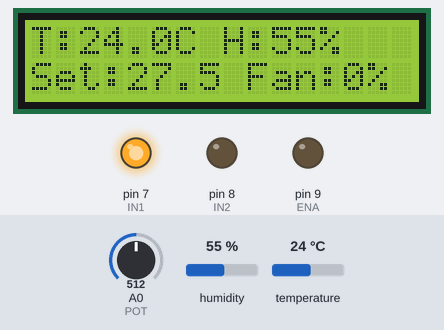
Simulated run of this sketch. Board: Arduino Uno, built with avr-gcc and run on an emulated ATmega328P. On the bench: 16×2 character LCD, output pins drawn as LEDs (lit = HIGH). Inputs (shaded band) come from the test bench; at power-on: temperature 24 °C, A0 (POT) = 512, humidity 55 %.

Above: at 1.2 s.
1.3 s: temperature set to 26 °C
At 2.5 s:
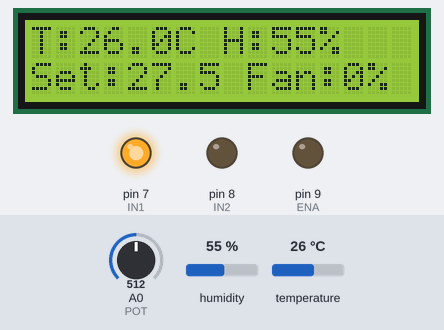
4.1 s: temperature set to 28 °C
At 4.9 s:
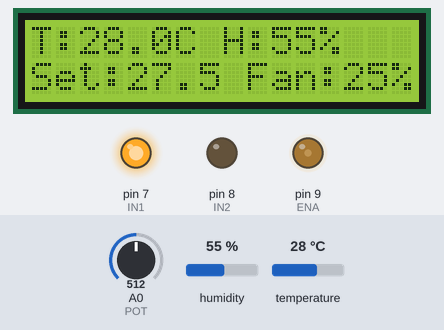
6.9 s: A0 (POT) set to 306
At 9.5 s:
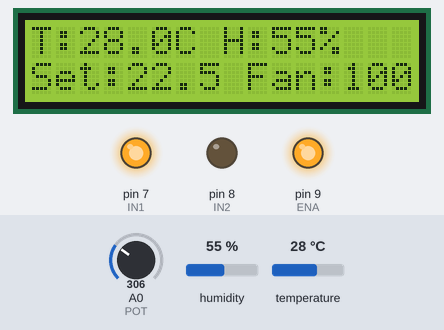
9.8 s: humidity set to 22 %
At 10.8 s:
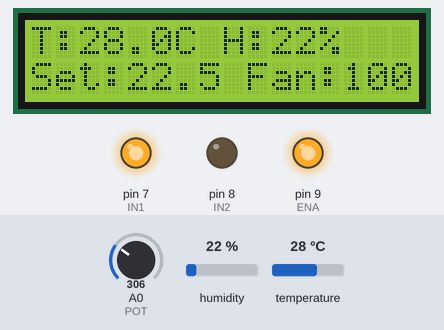
12.6 s: A0 (POT) set to 122
At 15.6 s:
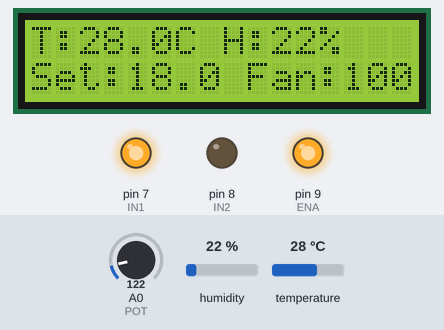
16.0 s: A0 (POT) set to 0
At 18.0 s:
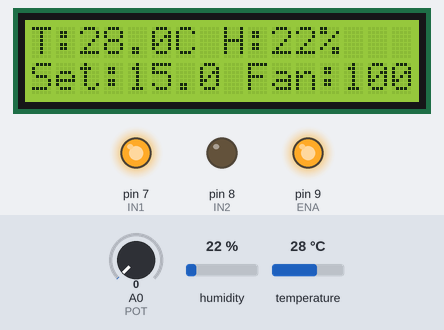
Timing chart, 0 to 19.5 s (numbered marks = the images above; inputs shaded):
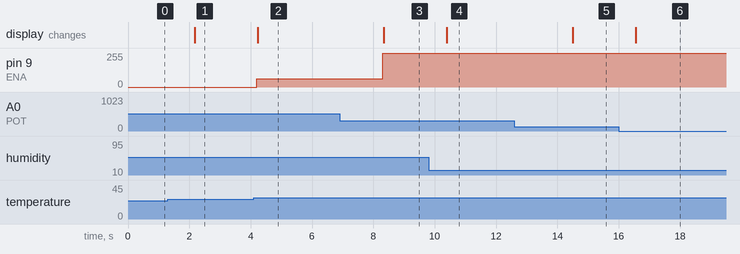

The sketch:

dht11_pwm_fan.ino
```cpp
// Reads temperature/humidity from a DHT11, reads a potentiometer for the temperature setpoint, displays values on an I2C LCD, and controls a DC fan via PWM with hysteresis and proportional control.
//
// Full tutorial: https://shillehtek.com/blogs/news/arduino-uno-dht11-pwm-fan-controller
// Parts used: https://shillehtek.com/products/arduino-uno-r3-starter-kit
//             https://shillehtek.com/products/shillehtek-dht11-with-cables
//             https://shillehtek.com/products/shillehtek-lcd1602-16x2-character-display-module
// More examples: https://github.com/shillehbean/shillehtek-examples
//

#include <DHT.h>
#include <LiquidCrystal_I2C.h>
DHT dht(2, DHT11);
LiquidCrystal_I2C lcd(0x27, 16, 2);     // try 0x3F if the screen stays blank

const int POT = A0, ENA = 9, IN1 = 7, IN2 = 8;
const float BAND = 4.0;                 // degrees above set point for 100 % fan
const float HYST = 0.5;                 // fan turns off only 0.5 C below set point
bool fanOn = false;

void setup() {
  dht.begin(); lcd.init(); lcd.backlight();
  pinMode(ENA, OUTPUT); pinMode(IN1, OUTPUT); pinMode(IN2, OUTPUT);
  digitalWrite(IN1, HIGH); digitalWrite(IN2, LOW);   // fixed direction
}

void loop() {
  float setPt = 15.0 + analogRead(POT) * 25.0 / 1023.0;   // knob: 15 ... 40 C
  float t = dht.readTemperature();
  float h = dht.readHumidity();
  if (isnan(t)) { lcd.setCursor(0, 0); lcd.print("DHT error       "); delay(2000); return; }

  // hysteresis: switch on above set point, off only below set point - HYST
  if (t >= setPt) fanOn = true;
  else if (t < setPt - HYST) fanOn = false;

  // proportional speed: 0 % at the set point, 100 % at set point + BAND
  int pct = 0;
  if (fanOn) pct = constrain((t - setPt) / BAND * 100.0, 25, 100);   // never below 25 % (fans stall)
  analogWrite(ENA, map(pct, 0, 100, 0, 255));

  lcd.setCursor(0, 0);
  lcd.print("T:"); lcd.print(t, 1); lcd.print("C H:"); lcd.print((int)h); lcd.print("% ");
  lcd.setCursor(0, 1);
  lcd.print("Set:"); lcd.print(setPt, 1); lcd.print(" Fan:"); lcd.print(pct); lcd.print("%  ");
  delay(2000);                          // DHT11 minimum interval
}
```

Measured:
- the behaviour switches between 27 and 28 °C on temperature (found by bisection; images 1 and 2)
- after the input at 1.3 s, the display: changes after 0.87 s (image 1)
- after the input at 4.1 s, pin 9 (ENA): 0/255 → 63/255 after 0.10 s; the display: changes after 0.13 s (image 2)
- after the input at 6.9 s, pin 9 (ENA): 63/255 → 255/255 after 1.4 s; the display: changes after 1.4 s (image 3)
- after the input at 9.8 s, the display: changes after 0.60 s (image 4)
- after the input at 12.6 s, the display: changes after 1.9 s (image 5)
- after the input at 16.0 s, the display: changes after 0.56 s (image 6)
